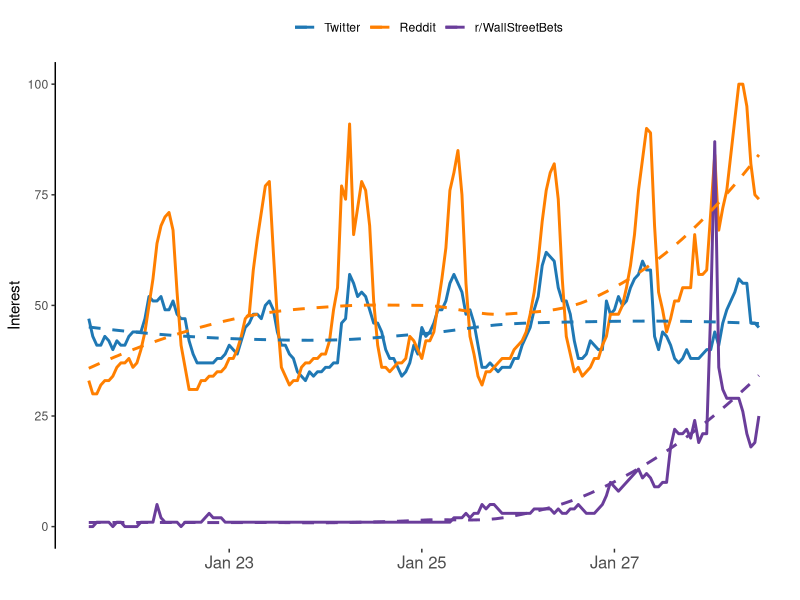
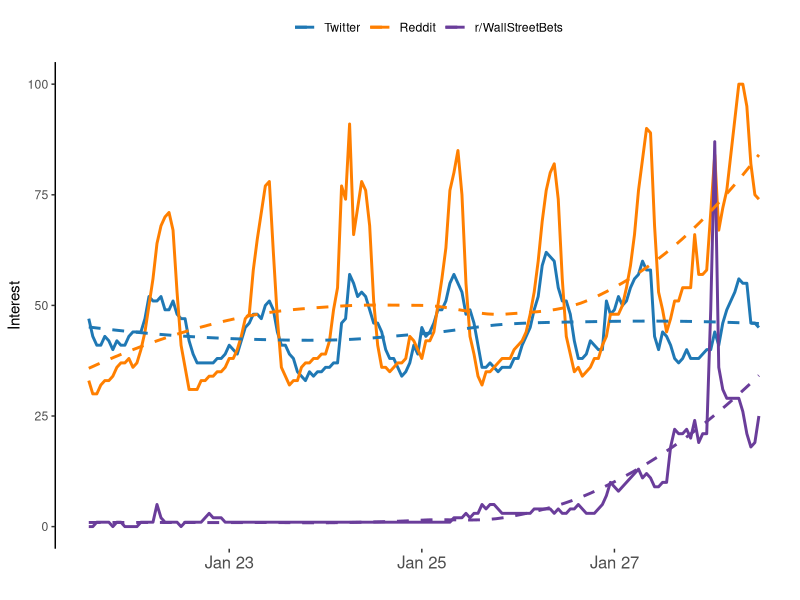

Generate these figures, in order, with R:



# imports -----------------------------------------------------------------

library(magrittr)
library(ggplot2)


annotations <- data.frame(
  Time = as.Date("2021-01-26 21:08:00 UTC"),
  label = "Elon Mush Tweet"
)


dat = vroom::vroom("multiTimeline.csv", skip = 1)

dat[[3]] = ifelse(dat[[3]] == "<1", 0, as.numeric(dat[[3]]))

dat %>% tidyr::pivot_longer(cols = c(2,3,4),
                            names_to = "website",
                            values_to = "Interest") -> plot_data

plot_data %>% dplyr::group_by(website) %>% 
  dplyr::summarise(
    spline_interest = spline(x = Time, y = Interest)
  )

plot_data$website= gsub(x = plot_data$website,
                        pattern = ": \\(United States\\)",replacement = "")
color_palete = c("Twitter" = "#1f78b4",
                 "Reddit" = "#ff7f00",
                 "r/WallStreetBets" = "#6a3d9a")

plot_data$website= forcats::fct_relevel(plot_data$website,names(color_palete))

plot_data %>% ggplot(aes(x = Time, y = Interest, color = website)) +
  geom_line(size = 1) +
  geom_smooth(se = FALSE, linetype = "dashed", size = 1) + 
  theme_classic() +
  theme(axis.line.x = element_blank(),
        legend.position = "top",
        axis.text.x = element_text(size = 12)) +
  labs(color = "", x = "") +
  scale_color_manual(values = color_palete)

ggsave("figure.pdf",width = 5, height = 3)
